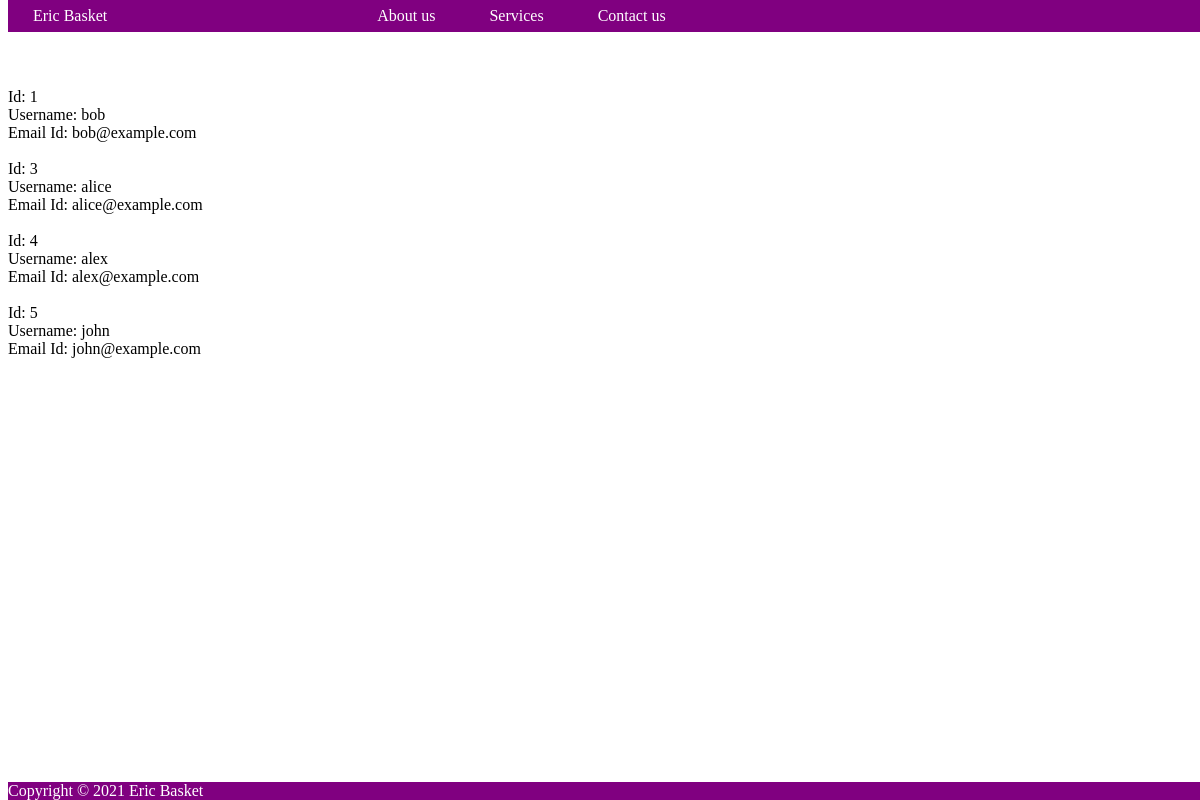
The app's page /userlist with its own data.
### project_app1/models.py (models this page shows, shortened)
class RegisteredUser(models.Model):
    name = models.CharField(max_length=100)
    emailid = models.CharField(max_length=100)
    phoneNum = models.CharField(blank=True, null=True, max_length=20)
    password = models.CharField(max_length=30)

### project_app1/views.py (the view)
# urls.py: path("userlist", views.UserListView.as_view(), name="userlist"),
class UserListView(ListView):
    model = RegisteredUser
    template_name = "user_data.html"
    context_object_name = "alldata"

### project_app1/templates/user_data.html (shortened to what this page needs)
{% extends 'base.html' %}
    {% block content %}
        {% for user in alldata %}
            Id: {{ user.id }}<br>
            Username: {{ user.name }}<br>
            Email Id: {{ user.emailid }}<br><br>
        {% endfor %}
    {% endblock content %}

### project_app1/templates/base.html (style rules this page uses)
body { padding-top: 80px; padding-bottom: 80px; }

### records on screen
RegisteredUser: id "1", name "bob", emailid "bob@example.com"
RegisteredUser: id "3", name "alice", emailid "alice@example.com"
RegisteredUser: id "4", name "alex", emailid "alex@example.com"
RegisteredUser: id "5", name "john", emailid "john@example.com"
